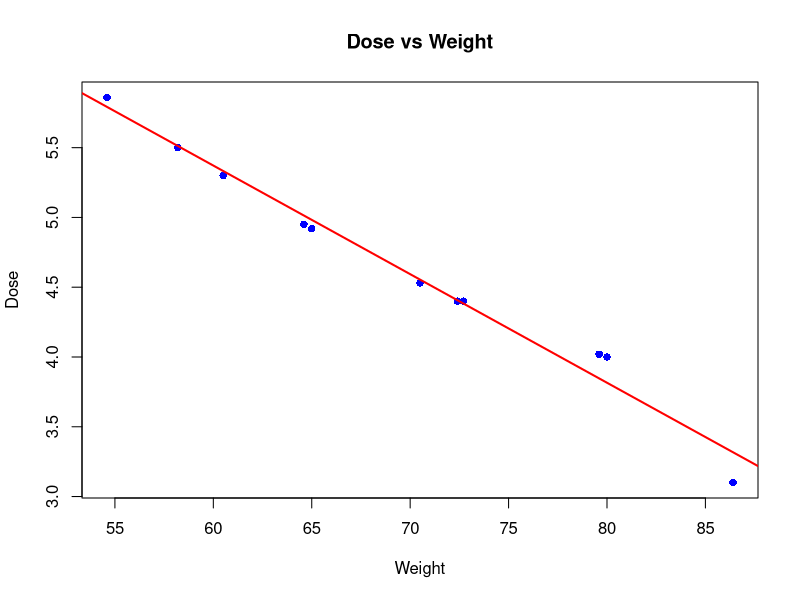

The R source for this figure:
# Q1
# Load dataset
data(Theoph)

# View data
head(Theoph)

# Create linear model (Dose vs Weight)
model <- lm(Dose ~ Wt, data = Theoph)

# Summary
summary(model)

# Plot regression
plot(Theoph$Wt, Theoph$Dose,
     main = "Dose vs Weight",
     xlab = "Weight",
     ylab = "Dose",
     col = "blue",
     pch = 16)

abline(model, col = "red", lwd = 2)

# Prediction
new_data <- data.frame(Wt = c(90, 95, 100))
predicted_dose <- predict(model, new_data)

print(predicted_dose)

# Q2
library(class)

# Load dataset
data(ChickWeight)

# Prepare data
df <- ChickWeight

# Use only numeric features
features <- df[, c("weight", "Time")]

# Normalize (IMPORTANT)
features_scaled <- scale(features)

# Target variable
target <- df$Diet

# Split data (70% train, 30% test)
set.seed(123)
train_index <- sample(1:nrow(df), 0.7 * nrow(df))

train_x <- features_scaled[train_index, ]
test_x <- features_scaled[-train_index, ]

train_y <- target[train_index]
test_y <- target[-train_index]

# Try different K values
accuracy <- c()

for (k in 1:10) {
  pred <- knn(train = train_x, test = test_x, cl = train_y, k = k)
  acc <- mean(pred == test_y)
  accuracy <- c(accuracy, acc)
}

# Find best K
best_k <- which.max(accuracy)
cat("Best K:", best_k, "\n")

# Final prediction
final_pred <- knn(train_x, test_x, train_y, k = best_k)

# Confusion matrix
table(Predicted = final_pred, Actual = test_y)
